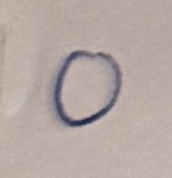
#> input picture data/custom_samples/digits/0_03.jpg, 172 x 178 px; its folder holds only this picture in this run
$ python number_from_folder.py ../data/custom_samples/digits
#> lines starting #> are read from the running program, lines starting #| are printed output that depends on the picture; after the words box and inside, x2 and y2 are one past the last pixel; in counts of white or black regions, pixels touching at a corner belong together
### src/preprocessing.py
"""Task 1 - image preprocessing."""

from __future__ import annotations

import cv2
import numpy as np

TARGET_SIZE = (28, 28)


def to_grayscale(image: np.ndarray) -> np.ndarray:
    """Convert a colour image to grayscale."""
    if image is None:
        raise ValueError("to_grayscale() received None - check the image path is correct.")
    if len(image.shape) == 3:
        return cv2.cvtColor(image, cv2.COLOR_BGR2GRAY)
    return image


def denoise(image: np.ndarray, kernel_size: int = 3) -> np.ndarray:
    return cv2.medianBlur(image, kernel_size)


def binarize_otsu(image: np.ndarray) -> np.ndarray:
    """Otsu threshold, strokes white on black."""
    _, binary = cv2.threshold(image, 0, 255, cv2.THRESH_BINARY_INV + cv2.THRESH_OTSU)
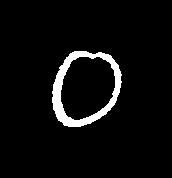
#> binary: shape (178, 172); 4.9% white; 1 white region, box (x1, y1, x2, y2) and area: (52, 51, 122, 127) 1496
    return binary


# [36 lines left out: functions binarize_adaptive, invert_if_dark_strokes, not called in this run]


def resize_image(image: np.ndarray, size: tuple[int, int] = TARGET_SIZE) -> np.ndarray:
    return cv2.resize(image, size, interpolation=cv2.INTER_AREA)


# [78 lines left out: functions _limit_shift, center_by_mass, fit_to_mnist_box, not called in this run]


def normalize(image: np.ndarray) -> np.ndarray:
    return image.astype("float32") / 255.0


CONFIGS = {
    "grayscale_only": {
        "denoise": False, "threshold": None, "center": False, "mnist_box": False,
        "description": "Grayscale + resize only (no thresholding)",
    },
    "otsu": {
        "denoise": False, "threshold": "otsu", "center": False, "mnist_box": False,
        "description": "Grayscale + Otsu binarization",
    },
    "otsu_denoised": {
        "denoise": True, "threshold": "otsu", "center": False, "mnist_box": False,
        "description": "Grayscale + median denoise + Otsu binarization",
    },
    "otsu_denoised_centered": {
        "denoise": True, "threshold": "otsu", "center": True, "mnist_box": False,
        "description": "Grayscale + denoise + Otsu + centre of mass alignment",
    },
    "adaptive": {
        "denoise": True, "threshold": "adaptive", "center": False, "mnist_box": False,
        "description": "Grayscale + denoise + adaptive thresholding",
    },
    # The two below use MNIST's own 20x20-in-28x28 convention instead of a
    # plain resize, so the comparison can measure whether matching the
    # dataset's geometry is worth anything.
    "grayscale_mnist_box": {
        "denoise": False, "threshold": None, "center": False, "mnist_box": True,
        "description": "Grayscale + 20x20 MNIST box (no thresholding)",
    },
    "adaptive_mnist_box": {
        "denoise": True, "threshold": "adaptive", "center": False, "mnist_box": True,
        "description": "Grayscale + denoise + adaptive + 20x20 MNIST box",
    },
    # Added after the first run on real photos: Otsu was the clear winner on
    # single digits (83% against 33% for grayscale_only), and the 20x20 box is
    # what keeps a tight crop from segmentation from being stretched. This is
    # the combination of the two.
    "otsu_mnist_box": {
        "denoise": False, "threshold": "otsu", "center": False, "mnist_box": True,
        "description": "Grayscale + Otsu binarization + 20x20 MNIST box",
    },
}

# Selected configuration (Task 1). Chosen on three measurements, because the
# first one could not tell the options apart:
#
#                          MNIST, 5 seeds    149 real digits   99 real numbers,
#                          (team LeNet)      (single crops)    read end to end*
#   otsu_mnist_box    <-   0.960 +/- 0.005      81.9%              62%
#   otsu_denoised_centered 0.956 +/- 0.005      77.9%**             7%
#   otsu                   0.967 +/- 0.006      76.5%               1%
#   otsu_denoised          0.959 +/- 0.005      76.5%               1%
#   adaptive               0.967 +/- 0.003      63.1%               2%
#   grayscale_only         0.967 +/- 0.005      61.1%               1%
#   grayscale_mnist_box    0.962 +/- 0.003      38.3%              11%
#   adaptive_mnist_box     0.965 +/- 0.003      33.6%              34%
#
#   * segmented with SELECTED_METHOD (contours), each crop classified by the
#     team CNN, number counted right only if every digit is right.
#   ** 79.9% before Thien's change to center_by_mass (keep a 1 px border),
#      which this configuration uses; every other figure was unchanged.
#   Real set: six sheets by four writers, one of them on hand-ruled lines with
#   slanted writing (reports/custom_test_set.csv, data/custom_samples/sheets.csv).
#
# 1. On MNIST all eight are within run-to-run noise of each other. It cannot
#    choose. (MNIST digits already sit in a 20x20 box, so the box adds nothing there.)
# 2. On real photos thresholding is essential: Otsu forces the paper to exactly
#    0, as in MNIST, while grayscale_only leaves a grey haze the CNN never saw.
# 3. End to end, the 20x20 box is essential: segmentation hands over tight
#    crops, and a plain resize stretches them to fill 28x28. otsu_denoised_
#    centered is second on single digits (77.9%, 6 images behind) but reads
#    7% of numbers; with the box, Otsu reads 62%.
#
# otsu_mnist_box is the only configuration at the top of both real tests. On
# single digits alone its lead over otsu_denoised_centered is within noise;
# the end-to-end column is what decides it.
#
# Known limitation, measured: ruled lines. On the lined sheet single digits
# drop to 30% (6 of 20), against 90% on the five plain sheets. Otsu keeps the
# line as ink and the 20x20 box fits around it, so a digit sitting on a line
# arrives with a bar along its base; 7 of the 14 errors were read as "2".
# Addressed at the photo level, before preprocessing: page_cleanup.
# remove_ruled_lines() paints out ink that runs edge to edge across the photo.
# Measured on the 149 single digits (parameters fixed beforehand, not tuned
# on these images): lined sheet 6 -> 9 of 20 with LeNet, 7 -> 17 with
# cnn_best; the five plain sheets unchanged with both. It is not part of
# preprocess() itself, because a tight crop from segmentation has no margin,
# and there the bar of a 7 also runs edge to edge.
SELECTED_CONFIG = "otsu_mnist_box"


# [52 lines left out: functions preprocess, preprocess_batch, not called in this run]


# [10 lines that do not run on import are left out]

### src/page_cleanup.py
"""Cleaning a photo before it is segmented: ruled lines, and slanted writing.

Both work on the photo itself and return a photo, so everything after them -
segmentation, cropping, preprocessing - runs unchanged on a cleaner input.

    remove_ruled_lines   paints the lines of lined paper out with the paper colour
    deskew               shears slanted writing upright

Why these two. After the second-round segmentation repair, 32 of the 99 real
numbers were still read wrongly: 11 of them on the one lined sheet, and 17
because touching digits were not separated. A ruled line joins every digit on
it into one region and, inside a crop, looks like the base of a 2. Slanted
writing makes neighbouring digits share columns, so no vertical cut can part
them; sheared upright, the gap between them often reappears.
"""

from __future__ import annotations

import cv2
import numpy as np

from preprocessing import binarize_otsu, to_grayscale

LINE_SPAN = 0.85        # a ruled line crosses at least this share of the image width
LINE_DRIFT = 0.04       # it may rise or fall by this share of the image height
MAX_SHEAR = 0.6         # deskew never shears by more than this (about 31 degrees)


def _ink(image: np.ndarray) -> np.ndarray:
    return binarize_otsu(to_grayscale(image))


def _paper_colour(image: np.ndarray, ink: np.ndarray):
    paper = image[ink == 0]
    return np.median(paper, axis=0) if len(paper) else 255


def ruled_line_mask(image: np.ndarray, span: float = LINE_SPAN,
                    drift: float = LINE_DRIFT) -> np.ndarray:
    """Pixels that belong to a ruled line, as a bool mask.

    A ruled line runs almost the whole width of a crop cut from a lined sheet,
    edge to edge. No stroke of a digit does: the crops keep a margin of paper
    round the writing, so even the long base of a 2 stops well short of both
    edges. The test is therefore a horizontal run of ink, allowed to tilt a
    little, that covers `span` of the width.
    """
    ink = _ink(image)
    h, w = ink.shape
#> h = 178; w = 172
    length = max(15, int(span * w))
#> length = 146
    rise = max(1, int(drift * h))
#> rise = 7
    tall = cv2.dilate(ink, np.ones((2 * rise + 1, 1), np.uint8))
#> tall: shape (178, 172); 10.6% white; 1 white region, box (x1, y1, x2, y2) and area: (52, 44, 122, 134) 3239
    runs = cv2.morphologyEx(tall, cv2.MORPH_OPEN, np.ones((1, length), np.uint8))
#> runs: shape (178, 172); every value is 0
    line = cv2.bitwise_and(cv2.dilate(runs, np.ones((3, 3), np.uint8)), ink) > 0

    # Keep only line ink that is thin at each column: where a digit crosses the
    # line, the stroke above and below the line is the digit's and stays.
    thickness = max(2, int(0.03 * h))
#> thickness = 5
    keep = np.zeros_like(line)
    for x in np.nonzero(line.any(axis=0))[0]:
        ys = np.nonzero(line[:, x])[0]
        if len(ys) <= 3 * thickness:
            keep[ys, x] = True
#> this loop made 0 passes
    return keep


def remove_ruled_lines(image: np.ndarray) -> np.ndarray:
    """The photo with any ruled line painted over in the paper colour."""
    mask = ruled_line_mask(image)
    if not mask.any():
        return image
    out = image.copy()
    grown = cv2.dilate(mask.astype(np.uint8), np.ones((3, 3), np.uint8)) > 0
    out[grown] = _paper_colour(image, _ink(image))
    return out


# [57 lines left out: functions slant, deskew, clean, not called in this run]

### src/number_from_folder.py
"""Image acquisition, mode 1: build the image of a number from a folder of single-digit images.

The specification asks for two ways to acquire the input image: loading an
image file, and "the automatic creation of the image of a number from a folder
of images of individual digits". This module is the second one; the GUI calls
it from *Input -> Generate from folder*.

Two folder layouts are accepted, and may be mixed:

    by subfolder   0/  1/ ... 9/  each holding images of that digit
                   (MNIST as written by src/prepare_data.py into data/raw/)
    by file name   the label first, then "_":  3_01.jpg, 7_photo2.png
                   (the team's photos in data/custom_samples/digits/)

Digit images may be white ink on black (MNIST) or dark ink on paper (photos);
each is cropped to its ink and scaled to the same height, so MNIST digits and
photographed digits can be combined. Operators for an expression are drawn
(generate_number.draw_operator), since the folder holds digits only.

    python src/number_from_folder.py data/custom_samples/digits --text 4096
    python src/number_from_folder.py data/raw --digits 5 --out number.png
    python src/number_from_folder.py data/custom_samples/digits --expression --text "(3+4)*5"
"""
from __future__ import annotations

import argparse
import random
from pathlib import Path
from typing import Dict, List, Optional, Sequence, Tuple

import cv2
import numpy as np

from generate_number import draw_operator, random_expression

IMAGE_TYPES = (".png", ".jpg", ".jpeg", ".bmp")
DIGITS = "0123456789"
OPERATORS = "+-*/()"
# other ways of typing an operator -> the label the models use
ALIASES = {"x": "*", "X": "*", "×": "*", "÷": "/", "−": "-", "–": "-"}

DIGIT_HEIGHT = 56     # every digit is scaled so its ink is this tall
GAP = 18              # pixels of paper between neighbouring symbols
MARGIN = 30           # paper around the whole number
JITTER = 3            # random vertical offset of each symbol, like handwriting


# ---------------------------------------------------------------- the folder

def load_folder(folder: str | Path) -> Dict[str, List[Path]]:
    """Digit -> its image files, from subfolders 0/-9/ and/or label-first file names."""
    folder = Path(folder)
    if not folder.is_dir():
        raise FileNotFoundError(f"{folder} is not a folder")
    pool: Dict[str, List[Path]] = {d: [] for d in DIGITS}
    for d in DIGITS:
        sub = folder / d
        if sub.is_dir():
            pool[d] += sorted(p for p in sub.iterdir() if p.suffix.lower() in IMAGE_TYPES)
    for p in sorted(folder.iterdir()):
        if p.is_file() and p.suffix.lower() in IMAGE_TYPES:
            label = p.stem.split("_")[0]
            if label in pool:
                pool[label].append(p)
    pool = {d: files for d, files in pool.items() if files}
    if not pool:
        raise FileNotFoundError(
            f"No digit images in {folder}. Use subfolders 0/ to 9/, or name files "
            "with the digit first, e.g. 3_01.jpg.")
    return pool


# ---------------------------------------------------------------- one symbol

def ink_tile(gray: np.ndarray) -> np.ndarray:
    """A digit image -> white ink on black, cropped to the digit (any input polarity).

    Photos are cut from sheets, so besides the digit they can hold a ruled line
    or the edge of a neighbouring digit. Ruled lines are removed first
    (page_cleanup.remove_ruled_lines); then only the largest stroke and the
    strokes that belong with it are kept: a piece touching the edge of the
    image is kept only if it lies within the main stroke's columns.
    """
    if gray.mean() > 127:                       # dark ink on paper: a photo
        from page_cleanup import remove_ruled_lines
        gray = cv2.cvtColor(remove_ruled_lines(cv2.cvtColor(gray, cv2.COLOR_GRAY2BGR)),
                            cv2.COLOR_BGR2GRAY)
        gray = 255 - gray
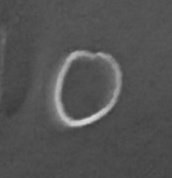
#> gray: shape (178, 172); min 57, max 220, mean 83.2
    blur = cv2.GaussianBlur(gray, (3, 3), 0)
    t, _ = cv2.threshold(blur, 0, 255, cv2.THRESH_BINARY + cv2.THRESH_OTSU)
#> t = 114
    mask = (blur > t).astype(np.uint8)
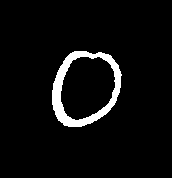
#> mask: shape (178, 172); values 0 (black) and 1 (white), 5.1% white; 1 white region, box (x1, y1, x2, y2) and area: (52, 51, 122, 127) 1547
    n, labels, stats, _ = cv2.connectedComponentsWithStats(mask, connectivity=8)
#> n = 2; stats = [[0, 0, 172, 178, 29069], [52, 51, 70, 76, 1547]]
    if n <= 1:
        raise ValueError("no ink found")
    H, W = mask.shape
#> H = 178; W = 172
    main = 1 + int(np.argmax(stats[1:, cv2.CC_STAT_AREA]))
#> main = 1
    mx, my, mw, mh, marea = stats[main]
#> mx = 52; my = 51; mw = 70; mh = 76; marea = 1547
    keep = [main]
#> keep = [1]
    for i in range(1, n):
        if i == main:
            continue
        x, y, w, h, area = stats[i]
        if area < 0.05 * marea:                                  # dust
            continue
        at_edge = x == 0 or y == 0 or x + w >= W or y + h >= H
        overlap = min(x + w, mx + mw) - max(x, mx)               # shared columns
        if at_edge and overlap < 0.5 * min(w, mw):               # a cut-off neighbour
            continue
        if overlap < -0.25 * mw:                                 # far to one side
            continue
        keep.append(i)
    ink = np.isin(labels, keep)
    ys, xs = np.nonzero(ink)
#> ys = 1547 values from 51 to 126; xs = 1547 values, max 121 at index 525, min 52 at index 756, mean 82.5
    y0, y1, x0, x1 = ys.min(), ys.max() + 1, xs.min(), xs.max() + 1
#> y0 = 51; y1 = 127; x0 = 52; x1 = 122
    tile = np.where(ink, gray, 0)[y0:y1, x0:x1]
    # stretch to the full 0-255 range so photos and MNIST look alike
    return cv2.normalize(tile, None, 0, 255, cv2.NORM_MINMAX).astype(np.uint8)
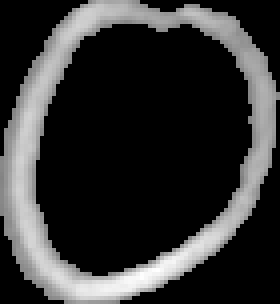
#> returned value: shape (76, 70) (shown 4 times larger); min 0, max 255, mean 50.7


def scale_to_height(tile: np.ndarray, height: int) -> np.ndarray:
#> called with height = 56
    h, w = tile.shape
#> h = 76; w = 70
    width = max(1, int(round(w * height / h)))
#> width = 52
    return cv2.resize(tile, (width, height), interpolation=cv2.INTER_AREA
                      if h > height else cv2.INTER_CUBIC)
#> returned value: shape (56, 52)


def stroke_width(mask: np.ndarray) -> float:
    """Typical stroke width in pixels: ink area / stroke length (skeleton pixels)."""
    from skimage.morphology import skeletonize
    length = skeletonize(mask > 0).sum()
    return float((mask > 0).sum() / max(1, length))


def normalise_digit(tile: np.ndarray, height: int = DIGIT_HEIGHT) -> np.ndarray:
    """Ink tile -> `height` px tall with an MNIST-like stroke (about height / 10).

    A photographed digit is several hundred pixels tall with a thin pen line;
    shrunk to `height` its strokes become faint hairlines that thresholding
    breaks apart. So the ink is scaled as a mask, thickened to the target
    width, and lightly smoothed - MNIST and photo digits end up alike.
    """
    small = scale_to_height(tile, height)
    mask = (small > 0.25 * small.max()).astype(np.uint8)
#> mask: shape (56, 52); values 0 (black) and 1 (white), 29.4% white; 1 white region, box (x1, y1, x2, y2) and area: (0, 0, 52, 56) 857
    target = height / 10
    kernel = np.ones((3, 3), np.uint8)
    for _ in range(6):                       # each dilation adds about 2 px
        if stroke_width(mask) >= target - 1:
            break
        mask = cv2.dilate(mask, kernel)
#> this loop made 1 pass
#> length in stroke_width on pass 1: 142
    out = cv2.GaussianBlur(mask.astype(np.float32) * 255, (3, 3), 0)
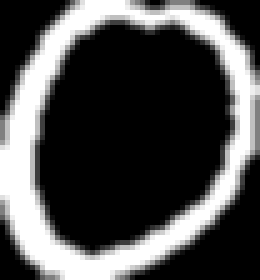
#> out: shape (56, 52) float32 (shown 5 times larger); min 0, max 255, mean 76
    return out.astype(np.uint8)


def operator_tile(symbol: str, height: int = DIGIT_HEIGHT) -> np.ndarray:
    """A drawn operator at the right size next to digits of ink height `height`."""
    tile = draw_operator(symbol)            # 28x28, sized like an MNIST digit (ink ~20 px)
    if symbol in "()":                      # generate_number.draw_operator draws them mirrored
        tile = cv2.flip(tile, 1)
    size = int(round(28 * height / 20))
    tile = cv2.resize(tile, (size, size), interpolation=cv2.INTER_NEAREST)
    tile = cv2.dilate(tile, np.ones((3, 3), np.uint8))          # pen-like stroke width
    cols = np.flatnonzero(tile.max(axis=0))
    return tile[:, cols.min():cols.max() + 1]                    # keep height, trim width


# ---------------------------------------------------------------- the number

def parse(text: str, expression: bool) -> List[str]:
    """User text -> list of symbols; raises ValueError on anything that cannot be drawn."""
    symbols = [ALIASES.get(c, c) for c in text if not c.isspace()]
    allowed = DIGITS + (OPERATORS if expression else "")
    bad = sorted({c for c in symbols if c not in allowed})
    if bad:
        kind = "digits and + - * / ( )" if expression else "digits"
        raise ValueError(f"Cannot draw {' '.join(bad)} - type {kind} only.")
    if not symbols:
        raise ValueError("Nothing to draw.")
    return symbols


def compose(symbols: Sequence[str], pool: Dict[str, List[Path]],
            rng: Optional[random.Random] = None) -> np.ndarray:
    """Symbols -> one grayscale image, dark ink on white paper (like a photo)."""
    rng = rng or random.Random()
    missing = sorted({s for s in symbols if s in DIGITS and s not in pool})
    if missing:
        raise ValueError(f"The folder has no images of digit {', '.join(missing)}.")
    tiles = []
    for s in symbols:
        if s in DIGITS:
            path = rng.choice(pool[s])
            gray = cv2.imread(str(path), cv2.IMREAD_GRAYSCALE)
            if gray is None:
                raise ValueError(f"Cannot read {path.name}")
            tiles.append(normalise_digit(ink_tile(gray)))
        else:
            tiles.append(operator_tile(s))
    band = max(t.shape[0] for t in tiles) + 2 * JITTER
    width = sum(t.shape[1] for t in tiles) + GAP * (len(tiles) - 1) + 2 * MARGIN
    canvas = np.zeros((band + 2 * MARGIN, width), np.uint8)
    x = MARGIN
    for t in tiles:
        h, w = t.shape
        y = MARGIN + (band - h) // 2 + rng.randint(-JITTER, JITTER)   # centred on one line
        canvas[y:y + h, x:x + w] = np.maximum(canvas[y:y + h, x:x + w], t)
        x += w + GAP
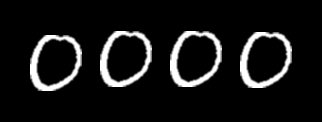
#> canvas: shape (122, 322); min 0, max 255, mean 22.5
    return 255 - canvas
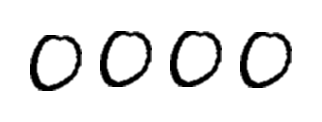
#> returned value: shape (122, 322); min 0, max 255, mean 232.5


def random_symbols(pool: Dict[str, List[Path]], n_digits: int, expression: bool,
                   rng: random.Random) -> List[str]:
    """A random number of n_digits (no leading zero), or a random expression, from available digits."""
    have = [d for d in DIGITS if d in pool]
    for _ in range(200):
        if expression:
            symbols = random_expression(rng)
        else:
            first = [d for d in have if d != "0"] or have
            symbols = [rng.choice(first)] + [rng.choice(have) for _ in range(n_digits - 1)]
        if all(s not in DIGITS or s in pool for s in symbols):
            return symbols
    raise ValueError("The folder does not have enough different digits for a random expression.")


def make_number(folder: str | Path, text: str = "", n_digits: int = 4,
                expression: bool = False, seed: Optional[int] = None) -> Tuple[np.ndarray, str]:
    """The GUI entry point: (image, the text it shows). Empty `text` -> random."""
    rng = random.Random(seed)
    pool = load_folder(folder)
    symbols = parse(text, expression) if text.strip() else \
        random_symbols(pool, max(1, int(n_digits)), expression, rng)
    return compose(symbols, pool, rng), "".join(symbols)


def main(argv=None):
    ap = argparse.ArgumentParser(description="Build a number image from a folder of digit images.")
    ap.add_argument("folder")
    ap.add_argument("--text", default="", help="the number (or expression) to build; empty = random")
    ap.add_argument("--digits", type=int, default=4, help="length of a random number")
    ap.add_argument("--expression", action="store_true", help="build an arithmetic expression")
    ap.add_argument("--seed", type=int, default=None)
    ap.add_argument("--out", default="generated_number.png")
    args = ap.parse_args(argv)
    image, text = make_number(args.folder, args.text, args.digits, args.expression, args.seed)
    cv2.imwrite(args.out, image)
    print(f"'{text}' -> {args.out}")


if __name__ == "__main__":
    main()
